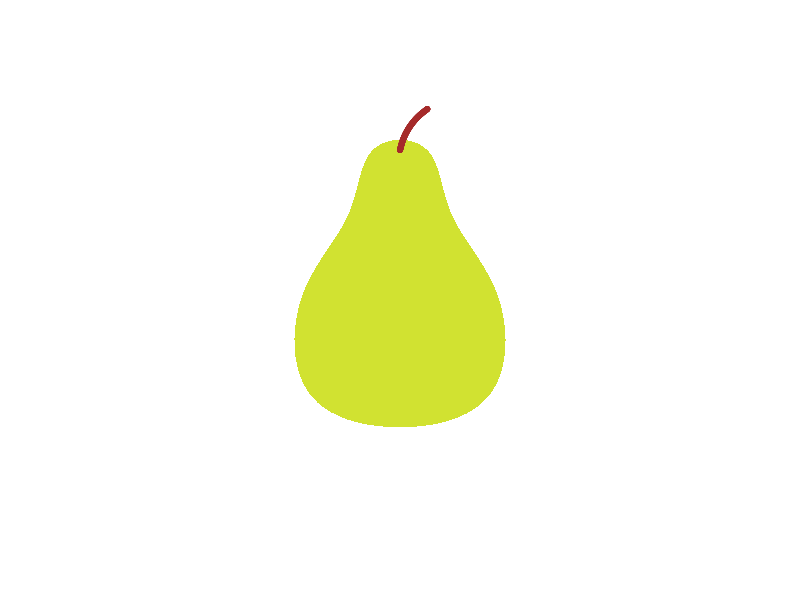

Recreate this plot in R. (Note: this script raises an error after producing the figure.)
library(ggforce)
library(dplyr)

pear = tribble(
  ~x, ~y,
  -1.5, 6,
  1.5, 6,
  1.5, 3,
  4, 0.5,
  4, -4,
	0, -5,
	-4, -4,
  -4, 0.5,
  -1.5, 3
)

ggplot(pear) +
  geom_bspline_closed(data = pear, aes(x, y), fill = "#d1e231") +
	# geom_point(aes(x, y)) +
	geom_curve(aes(x = 0, y = 5.5, xend = 1, yend = 7), size = 2, colour = "brown", curvature = -0.2, lineend = "round") +
  coord_fixed(xlim = c(-10, 10), ylim = c(-10, 10)) +
  theme_void() +
  ggsave("pear/pear.png", height = 7, width = 7)
